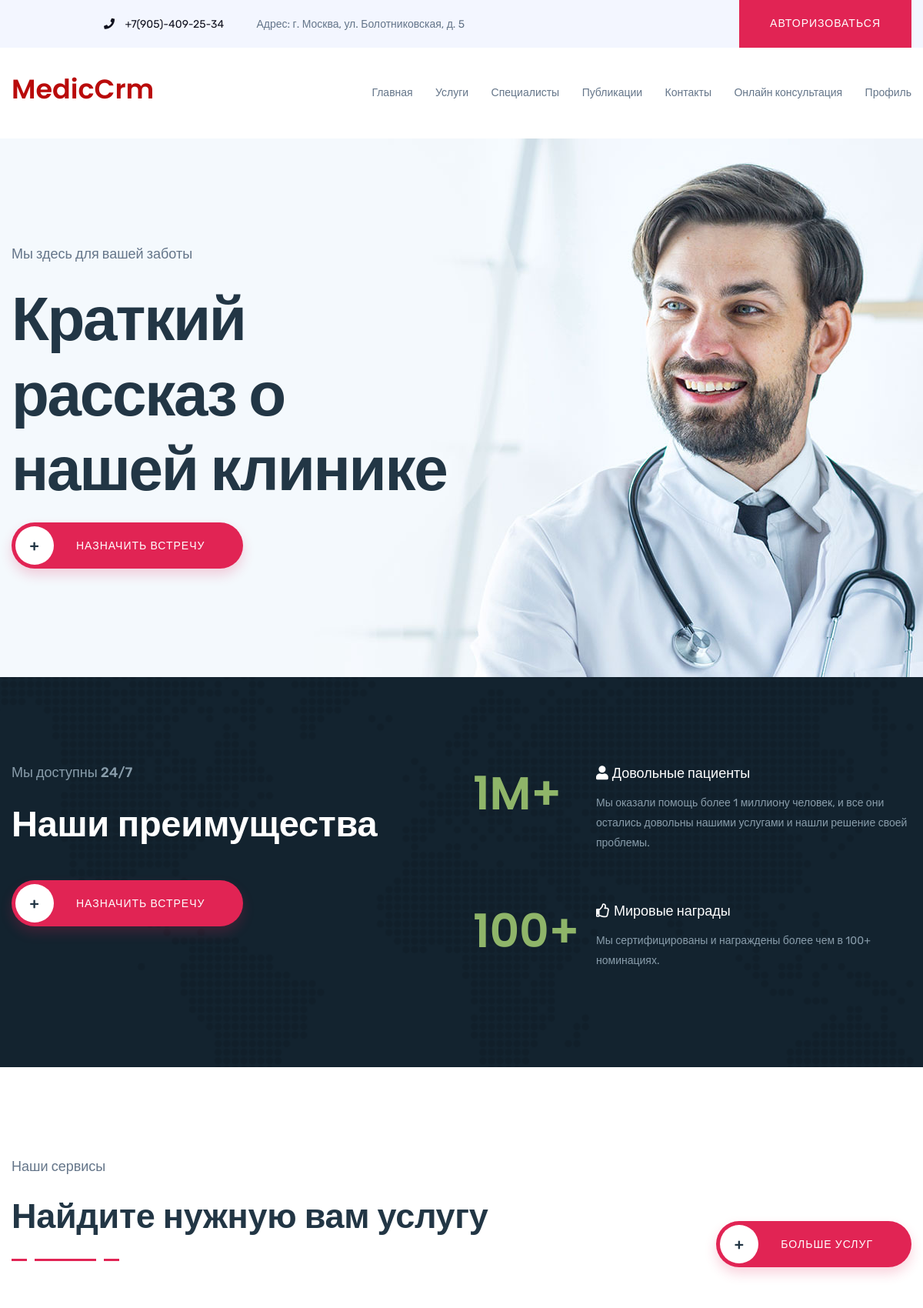
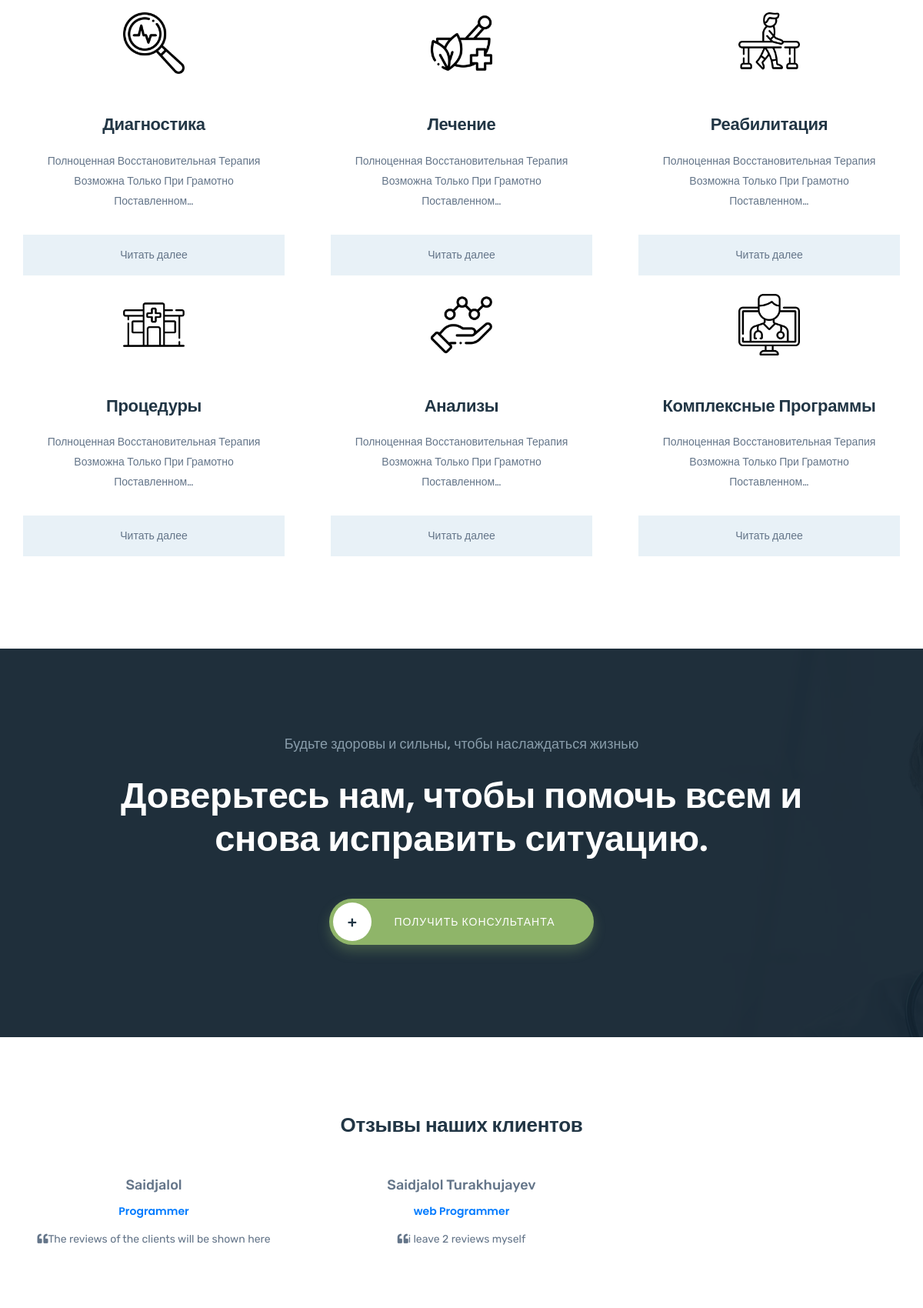
The page / (upper part) on the database its author committed (2 pictures, top to bottom).
### service/models.py (models this page shows, shortened)
class Services(models.Model):
    image = models.ImageField(upload_to="service/", blank=True, null=True)
    name = models.CharField(max_length=200, blank=True)
    slug = models.SlugField(unique=True, blank=True)
    description = models.TextField(blank=True)

### main_app/models.py (models this page shows)
class Reviews(models.Model):
    name = models.CharField(max_length=250)
    person_job = models.CharField(max_length=250)
    body = models.TextField()
    date_added = models.DateField(auto_now_add=True)
    def __str__(self):
        return self.name

### main_app/views.py (the view, shortened to what this page needs)
# urls.py: path("", HomeView.as_view(), name="home"),
class HomeView(View):
    template_name = "index.html"
    def get_context_data(self):
        context = {
            "services" : Services.objects.all(),
            "reviews" : Reviews.objects.all()
        }
        print(context["reviews"])
        return context
    def get(self, request):
        context = self.get_context_data()
        return render(request, self.template_name, context)

### templates/index.html (shortened to what this page needs)
{% extends "wrapper.html" %}
{% load static %}
{% block content %}
        <section class="hero-area">
            <div class="hero-slider">
                <div class="slider-active">
                    <div class="single-slider slider-height d-flex align-items-center" data-background="{% static 'img/slider/slider-bg-1.jpg' %}">
                        <div class="container">
                            <div class="row">
                                <div class="col-xl-6 col-lg-8 col-md-10">
                                    <div class="hero-text">
                                        <div class="hero-slider-caption ">
                                            <h5 data-animation="fadeInUp" data-delay=".2s">Мы здесь для вашей заботы</h5>
                                            <h1 data-animation="fadeInUp" data-delay=".4s">Краткий рассказ о нашей клинике</h1>
                                        </div>
                                        <div class="hero-slider-btn">
                                            <a data-animation="fadeInLeft" data-delay=".6s" href="{% url 'appointment:appointment_main' %}" class="btn btn-icon ml-0 btn3"><span>+</span>Назначить встречу</a>
                                        </div>
                                    </div>
                                </div>
                            </div>
                        </div>
                    </div>
                </div>
            </div>
        </section>
        <section class="fact-area fact-map primary-bg pos-rel pt-115 pb-60">
            <div class="container">
                <div class="row">
                    <div class="col-xl-6 col-lg-6 col-md-10">
                        <div class="section-title pos-rel mb-45">
                            <div class="section-text section-text-white pos-rel">
                                <h5>Мы доступны 24/7</h5>
                                <h1 class="white-color">Наши преимущества</h1>
                            </div>
                        </div>
                        <div class="section-button section-button-left mb-30">
                            <a data-animation="fadeInLeft" data-delay=".6s" href="{% url 'appointment:appointment_main' %}" class="btn btn-icon ml-0"><span>+</span>Назначить встречу</a>
                        </div>
                    </div>
                    <div class="col-lg-6 col-lg-6 col-md-8">
                        <div class="cta-satisfied">
                            <div class="single-satisfied mb-50">
                                <h1>1M+</h1>
                                <h5> <i class="fas fa-user"></i>Довольные пациенты</h5>
                                <p>
                                    Мы оказали помощь более 1 миллиону человек, и все они остались довольны нашими услугами и нашли решение своей проблемы.
                                </p>
                            </div>
                            <div class="single-satisfied mb-50">
                                <h1>100+</h1>
                                <h5><i class="far fa-thumbs-up"></i>Мировые награды</h5>
                                <p>
                                    Мы сертифицированы и награждены более чем в 100+ номинациях.
                                </p>
                            </div>
                        </div>
                    </div>
                </div>
            </div>
        </section>
        <section class="about-area pt-120 pb-90">
            <div class="container">
                <div class="row">
                    <div class="col-xl-7 col-lg-8 col-md-12">
                        <div class="section-title pos-rel mb-75">
                            <div class="section-text pos-rel">
                                <h5>Наши сервисы</h5>
                                <h1>Найдите нужную вам услугу</h1>
                            </div>
                            <div class="section-line pos-rel">
                                <img src="{% static 'img/shape/section-title-line.png' %}" alt="">
                            </div>
                        </div>
                    </div>
                    <div class="col-xl-5 col-lg-4">
                        <div class="section-button text-right d-none d-lg-block pt-80">
                            <a data-animation="fadeInLeft" data-delay=".6s" href="{% url 'service_app:service' %}"
                                class="btn btn-icon ml-0"><span>+</span>больше услуг</a>
                        </div>
                    </div>
                </div>
                <div class="row">
                  {% for i in services %}
                    <div class="col-xl-4 col-lg-4 col-md-6 mt-4">
                        <div class="service-box-3 mb-30 text-center">
                            <div class="service-content-box">
                              <div class="image mb-4">
                                <img src="{{ i.image.url }}" alt="" width="80px" height="80px">
                              </div>
                                <div class="service-content">
                                    <h3><a href="{% url 'service_app:service_detail' i.slug %}">{{ i.name|title }}</a></h3>
                                    <p style="text-transform: capitalize;">
                                        {{ i.description|truncatechars:80 }}
                                    </p>
                                </div>
                                <a href="{% url 'service_app:service_detail' i.slug %}" class="service-link">Читать далее</a>
                            </div>
                        </div>
                    </div>
                  {% endfor %}
                </div>
            </div>
        </section>
        <section class="cta-area pos-rel pt-115 pb-120" data-background="{% static 'img/slider/slider-bg-1.jpg' %}">
            <div class="container">
                <div class="row">
                    <div class="col-xl-10 offset-xl-1 col-md-12">
                        <div class="cta-text text-center">
                            <div class="section-title pos-rel mb-50">
                                <div class="section-text section-text-white pos-rel">
                                    <h5>Будьте здоровы и сильны, чтобы наслаждаться жизнью</h5>
                                    <h1 class="white-color">Доверьтесь нам, чтобы помочь всем и снова исправить ситуацию.</h1>
                                </div>
                            </div>
                            <div class="section-button section-button-left">
                                <a data-animation="fadeInLeft" data-delay=".6s" href="{% url 'appointment:appointment_main' %}" class="btn btn-icon btn-icon-green ml-0"><span>+</span>получить консультанта</a>
                            </div>
                        </div>
                    </div>
                </div>
            </div>
        </section>
        <section>
            <div class="container">
                <div class="row d-flex justify-content-center" style="margin-top: 100px;">
                    <div class="col-md-10 col-xl-8 text-center">
                      <h3 class="mb-4">Отзывы наших клиентов</h3>
                    </div>
                  </div>
                  <div class="row text-center mt-30">
                    {% for review in reviews %}
                    <div class="col-md-4 mb-5 mb-md-0">
                      <h5 class="mb-3">{{ review.name }}</h5>
                      <h6 class="text-primary mb-3">{{ review.person_job }}</h6>
                      <p class="px-xl-3">
                        <i class="fas fa-quote-left pe-2"></i>{{ review.body|truncatechars:150 }}
                      </p>
                    </div>
                    {% endfor %}
                  </div>
                  <div class="section-button text-center d-none d-lg-block pt-80">
                  </div>
            </div>
        </section>
{% endblock content %}

### static/css/default.css (style rules this page uses)
.mt-30 { margin-top: 30px; }
.mb-5 { margin-bottom: 5px; }
.mb-30 { margin-bottom: 30px; }
.mb-45 { margin-bottom: 45px; }
.mb-50 { margin-bottom: 50px; }
.mb-75 { margin-bottom: 75px; }
.pt-80 { padding-top: 80px; }
.pt-115 { padding-top: 115px; }
.pt-120 { padding-top: 120px; }
.pb-60 { padding-bottom: 60px; }
.pb-90 { padding-bottom: 90px; }
.pb-120 { padding-bottom: 120px; }
.primary-bg { background: #13232f; }
.white-color { color: #fff !important; }
.pos-rel { position: relative; }

### static/css/responsive.css (style rules this page uses)
@media (min-width: 1200px) { .container { max-width:1200px } }
@media (min-width: 1200px) and (max-width: 1500px) { .slider-height { min-height: 700px; } }
@media (min-width: 992px) and (max-width: 1200px) { .slider-height { min-height: 700px; } }
@media (min-width: 992px) and (max-width: 1200px) { .service-box-3 .service-content { padding-top: 30px; padding-left: 20px; padding-right: 20px; padding-bottom: 15px; } }
@media (min-width: 992px) and (max-width: 1200px) { .service-box-3 .service-content h3 { font-size: 22px; } }
@media (min-width: 992px) and (max-width: 1200px) { .section-text.section-text-white h1 { font-size: 47px; } }
@media (min-width: 992px) and (max-width: 1200px) { .cta-satisfied { padding-left: 0; } }
@media (min-width: 992px) and (max-width: 1200px) { .section-title h1 { font-size: 45px; } }

### rows shown on the page
Services: image (picture), name "Диагностика", description "Полноценная Восстановительная Терапия Возможна Только При Грамотно Поставленном…"
Services: image (picture), name "Лечение", description "Полноценная Восстановительная Терапия Возможна Только При Грамотно Поставленном…"
Services: image (picture), name "Реабилитация", description "Полноценная Восстановительная Терапия Возможна Только При Грамотно Поставленном…"
Services: image (picture), name "Процедуры", description "Полноценная Восстановительная Терапия Возможна Только При Грамотно Поставленном…"
Services: image (picture), name "Анализы", description "Полноценная Восстановительная Терапия Возможна Только При Грамотно Поставленном…"
Services: image (picture), name "Комплексные Программы", description "Полноценная Восстановительная Терапия Возможна Только При Грамотно Поставленном…"
Reviews: name "Saidjalol", person_job "Programmer", body "The reviews of the clients will be shown here"
Reviews: name "Saidjalol Turakhujayev", person_job "web Programmer", body "i leave 2 reviews myself"
